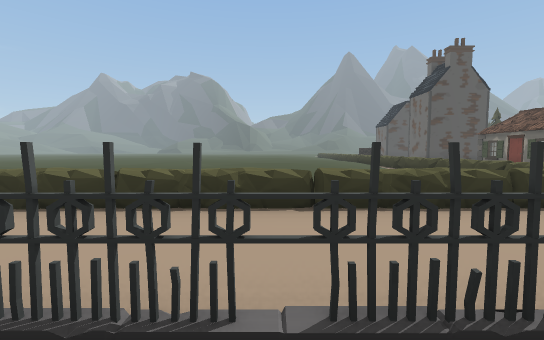
view 1 (above)

18 first-person views from a walk through a Unity game level. The camera is 1.4 m above the floor, tilts 4° down and sees 90° across. Doors are open. The floor is counted in squares, 2 m on a side. Each view is taken from the middle of a square. On the plan, view 1 faces up. The plan holds only what a view shows up to about 9 squares ahead; the rest is blank. The place goes on beyond the plan. The player is left out. Some animated figures are left out.

view 2
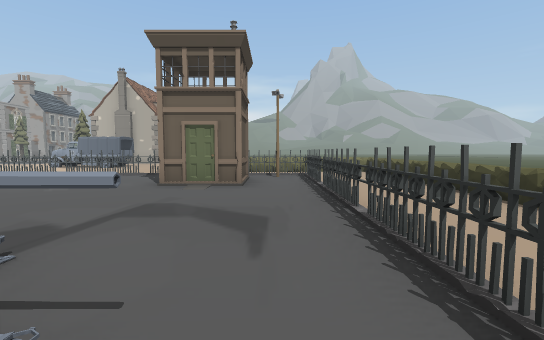

view 3
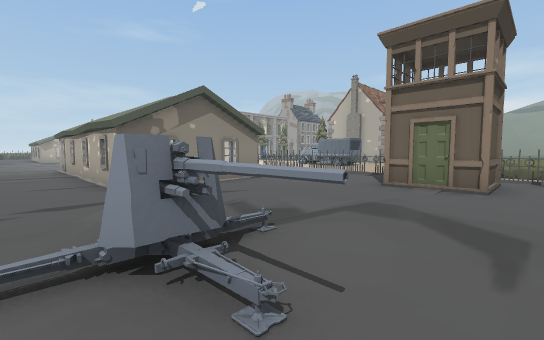

view 4
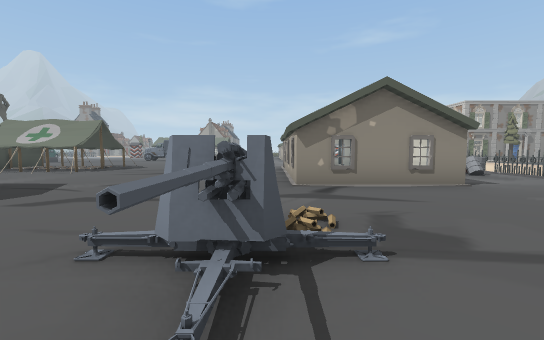

view 5
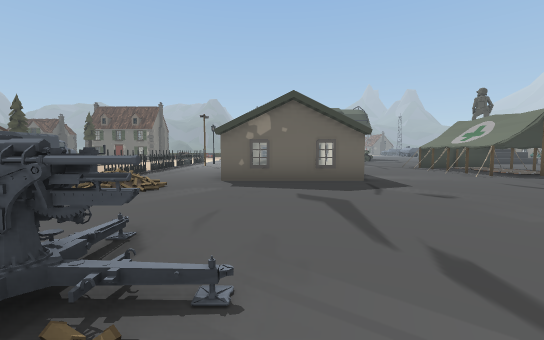

view 6
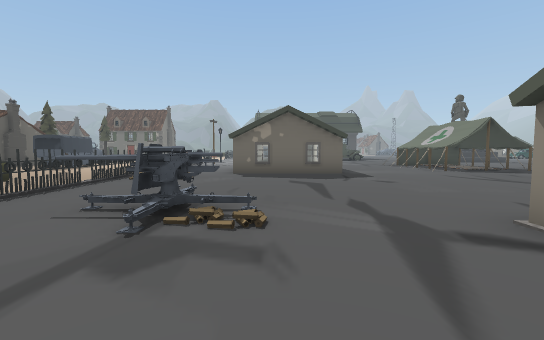

view 7
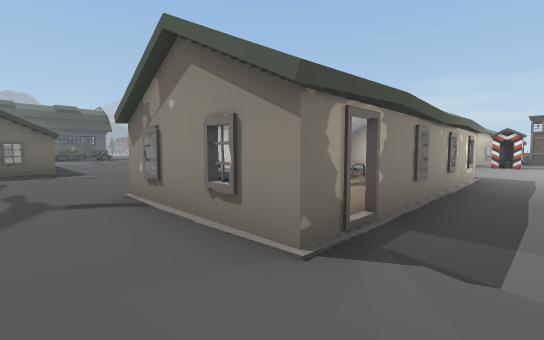

view 8
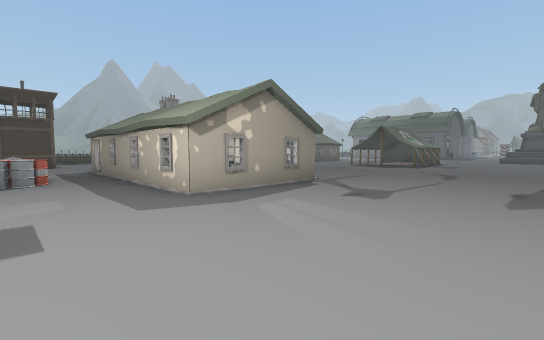

view 9
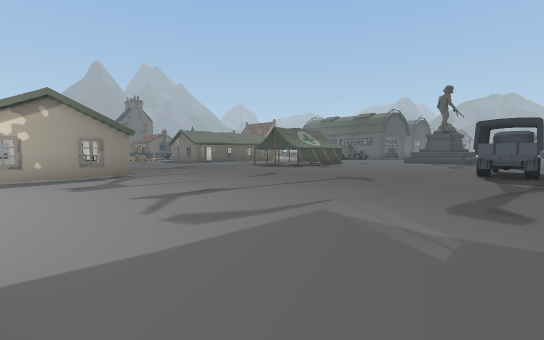

view 10
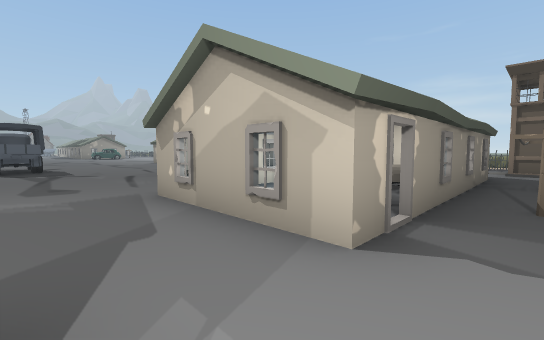

view 11
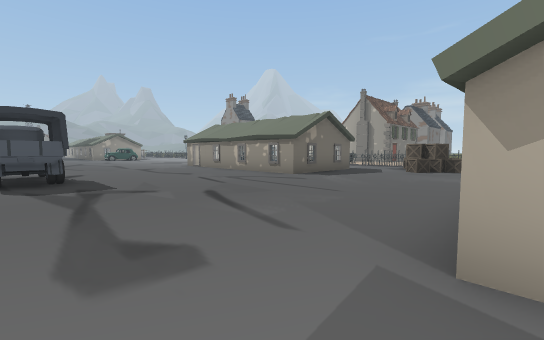

view 12
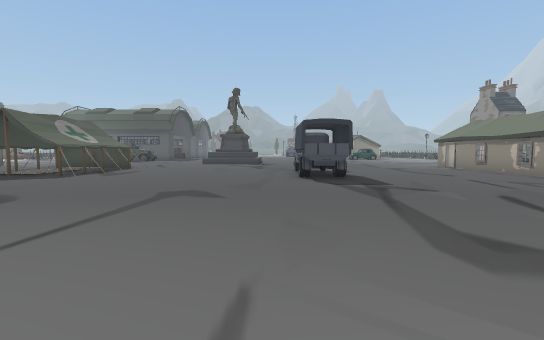

view 13
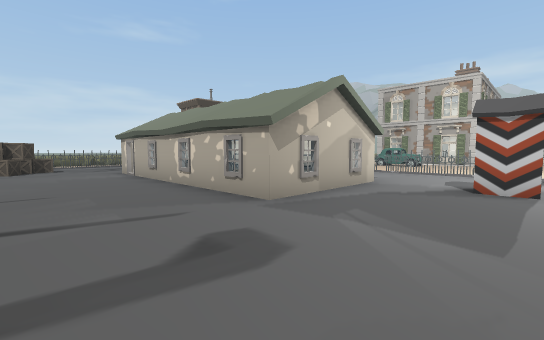

view 14
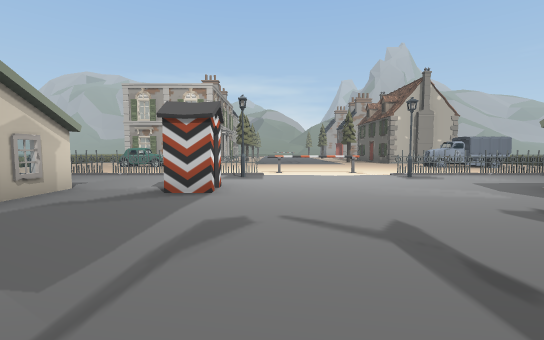

view 15
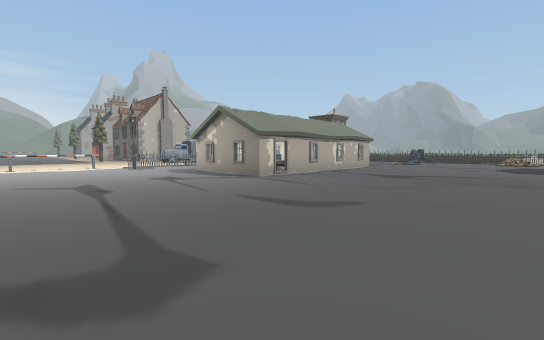

view 16
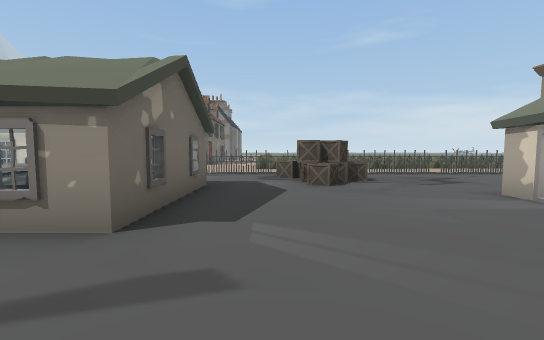

view 17
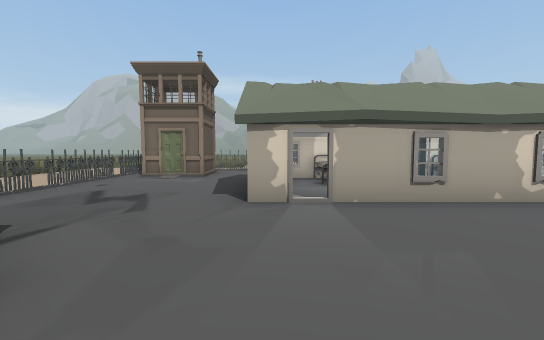

view 18
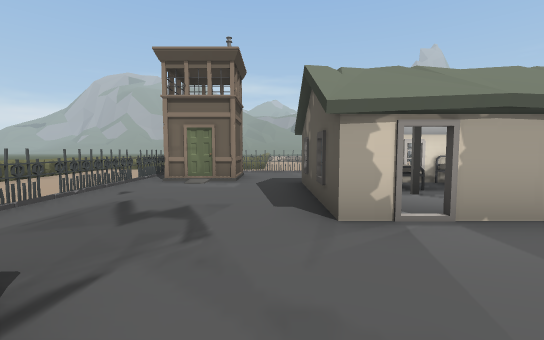

### Floor plan
Points are (right, up) in squares from view 1. A wall is a line through its corners. A room is listed if a view was taken in it or the views show most of it. See-through windows are left out.
Room 1 (views 1, 4, 5, 6, 7)
walls: (1.9, -1.5) (2.2, -1.3) (2, -1.3); (1.9, -1.5) (2.6, -1.5); (2.2, -2.5) (2.2, -0.4); (2.3, -2) (2, -1.7); (2.3, -2.2) (2, -1.2) (2.2, -0.8); (2.4, -2) (1.9, -1.9); (2.4, -2.2) (2, -2.2); (2.4, -2.4) (2.4, -2.3) (2, -1.7); (-1.9, -5.4) (1.5, -5.4); (2.5, 1) (-4.9, 1) (-4.9, -0.8)
low walls: (2.1, -1.6) (2.3, -1.5); (2.2, -1.5) (2.2, -0.8)
ways out: opening at (-3.5, -3.5) to room 2; opening at (1.5, -3.5) to room 2; opening at (2, 0) to room 2; gap at (-4, 1)
objects: tower (-4, -2) to (-3, -1); pole (-4, 0)
Room 2 (views 2, 3, 8, 9, 10, 11, 12, 13, 14, 15, 16, 17, 18)
walls: (0.8, -11.9) (1.4, -11.9); (1.5, -11.5) (1.5, -12) (-1.9, -12) (-1.9, -6.5); (1.3, -22.4) (1.3, -26.2); (-2.1, -21.4) (-2.1, -20.7) (0.6, -20.7); (10, -12.4) (8.6, -12.1); (-2, -22.5) (-2, -26.5); (-4.9, -18.5) (-4.9, -24.1); (9.4, -9) (10.1, -9); (1.5, -5.4) (1.5, -6.4); (1.3, -26.6) (1.3, -27.3) (-2.1, -27.3) (-2.1, -21.7); (-1.9, -6.1) (-1.9, -5.4); (7.4, -5.2) (7.4, -1.8); (6.4, -28.8) (6.4, -25.3) (10.1, -25.3); (-4.9, -27) (-4.9, -29); (2.2, -1.1) (2.6, -1.5); (-4.9, -3.2) (-4.9, -13.5); (2.3, -0.8) (2.4, -1.1); (4.2, -31.2) (5.6, -31.2); (2.3, -0.3) (2.3, -2.1); (-4.2, -31.2) (2.8, -31.2); (10, 1) (2.5, 1)
low walls: (2.2, -1.4) (2.5, -1.8); (2.3, -0.8) (2.4, -1.5); (2.2, -0.8) (2.2, -1.5)
ways out: opening at (-3.5, -3.5) to room 1; opening at (1.5, -3.5) to room 1; opening at (2, 0) to room 1; opening at (-5, -18); opening at (6, -30); open door at (-2, -21.5); open door at (-2, -6); open door at (1, -26.5); open door at (2, -11); open door at (8, -5); gap at (-5, -23); gap at (-5, -4); gap at (3, 1)
objects: tower (-4, -30) to (-3, -29); other object (-4, -9) to (-4, -8); other object (-3, -25) to (-3, -23); other object (-2, -18); other object (-1, -26) to (-1, -25); other object (-1, -23) to (-1, -22); other object (0, -11) to (1, -10); other object (1, -7); other object (3, -30) to (4, -29); truck (8, -20) to (10, -19)

Where each view was taken, in squares from view 1:
view 1: 0 up, 0 right, facing up
view 2: 0 up, 3 right, facing left
view 3: 0 up, 3 right, facing down-left
view 4: 0 up, 2 right, facing down
view 5: 3 down, 1 right, facing right
view 6: 3 down, 1 left, facing right
view 7: 4 down, 3 left, facing down-right
view 8: 16 down, 4 left, facing up-right
view 9: 20 down, 1 left, facing up-right
view 10: 19 down, 3 left, facing down-right
view 11: 19 down, 1 right, facing down-right
view 12: 18 down, 1 right, facing right
view 13: 18 down, 4 right, facing down-left
view 14: 17 down, 3 right, facing left
view 15: 17 down, 7 right, facing up-left
view 16: 23 down, 5 right, facing down
view 17: 27 down, 5 right, facing left
view 18: 28 down, 4 right, facing left
